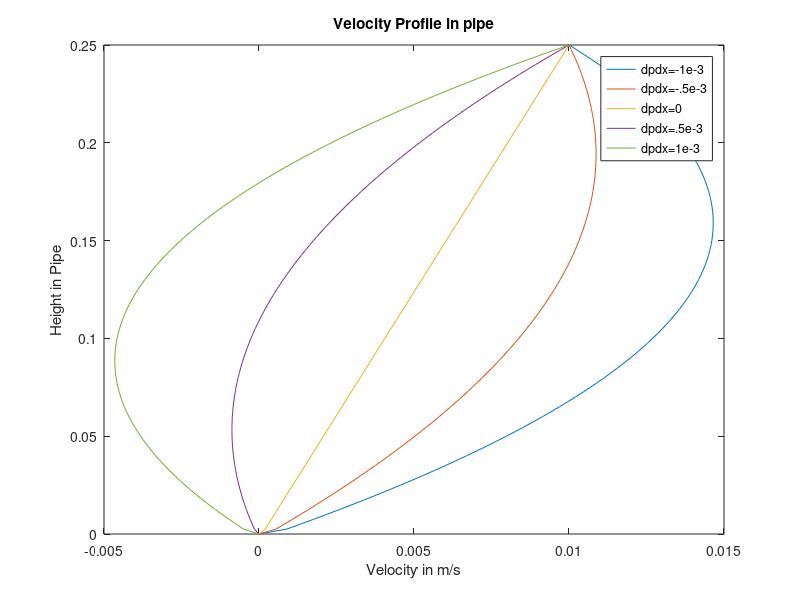

The MATLAB script that drew this image:
% Dylan Jackson
% ME 3165-308
% 2/12/2018
% Thomas Algorithm
clear;clc;close all
% Domain
h=.25;
n=100;
dy=h/n;
U=zeros(n+1,5);
rho=1000;
L=.1;

% Boundary conditions
U(1,:)=0;
U(n+1,:)=.01;

% Pressure Gradient
dpdx=[-1e-3,-.5e-3,0,.5e-3,1e-3];

vis=8.9e-4;
b=ones(n,5)*-2;

d=ones(n,length(dpdx))*dy^2*(1/vis).*dpdx;
a=ones(n,5)*1;
c=ones(n,5)*1;
 for g=1:5
    
d(n,g)=d(n,g)-U(n+1,g);
for k = 2:n
m = a(k,g)/b(k-1,g); 
b(k,g) = b(k,g) - m*c(k-1,g);  
d(k,g) = d(k,g) - m*d(k-1,g);  
end 
% Backward substitution phase 
U(n,g) = d(n,g) / b(n,g); 
for k = n-1:-1:2 
U(k,g) = (d(k,g) - c(k,g)*U(k+1,g)) / b(k,g);  
end
 end
figure
z=linspace(0,h,n+1);
plot(U,z)
title('Velocity Profile in pipe')
xlabel('Velocity in m/s')
ylabel('Height in Pipe')
legend('dpdx=-1e-3','dpdx=-.5e-3','dpdx=0','dpdx=.5e-3','dpdx=1e-3')

Rey=rho*L/vis.*U;

